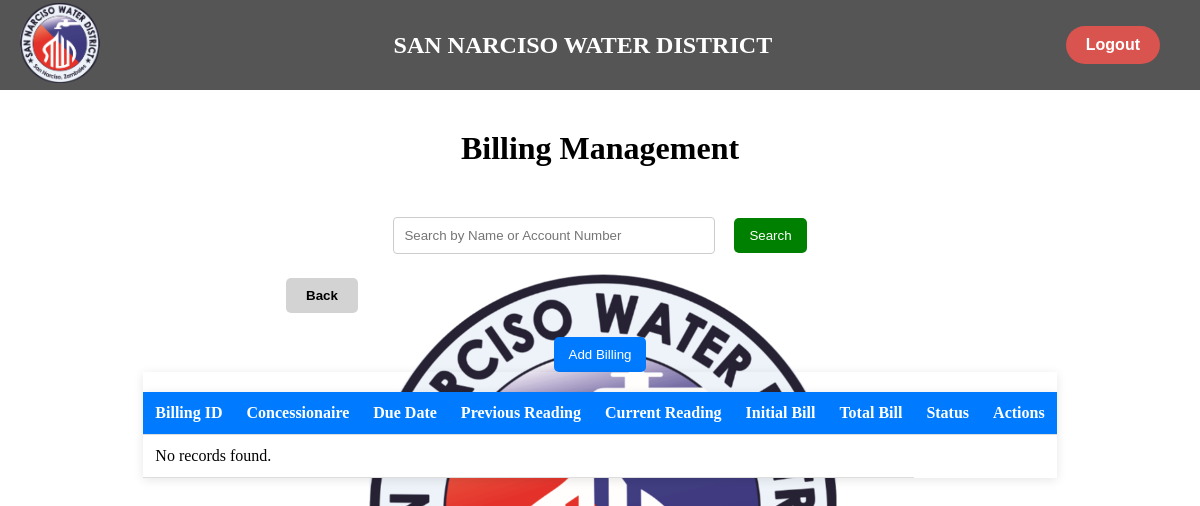
Page /billing.php (signed in) on the earlier database version.
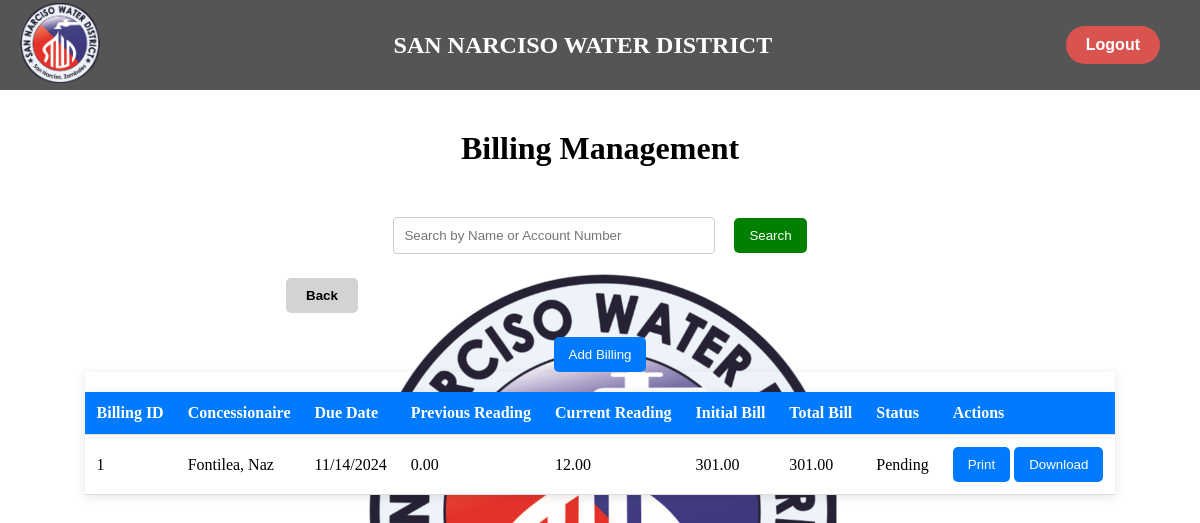
Same page on the later database version.
### tables this page shows
CREATE TABLE `billing` (
  `billing_id` int(11) NOT NULL,
  `concessionaire_id` int(11) DEFAULT NULL,
  `due_date` date NOT NULL,
  `billing_date` date NOT NULL,
  `previous_reading` decimal(10,2) NOT NULL,
  `current_reading` decimal(10,2) NOT NULL,
  `initial_bill` decimal(10,2) DEFAULT NULL,
  `payment_status` enum('Pending','Paid') DEFAULT 'Pending',
  `consumption` decimal(10,2) DEFAULT NULL,
  `senior_discount` decimal(10,2) DEFAULT NULL,
  `total_bill` decimal(10,2) DEFAULT NULL
);

CREATE TABLE `concessionaires` (
  `concessionaire_id` int(3) NOT NULL,
  `name` varchar(47) DEFAULT NULL,
  `zone_id` int(1) DEFAULT NULL,
  `account_number` varchar(10) DEFAULT NULL,
  `category` enum('Residential','Commercial A','Commercial B','Commercial C') DEFAULT NULL,
  `SC_discount` enum('yes','no') DEFAULT 'no',
  `address` varchar(255) DEFAULT NULL
);

### billing.php (the view, shortened to what this page needs)
<?php
include 'db.php';
$search_query = "";
if ($search_query) {
    $billings = $conn->query("SELECT b.*, c.name AS concessionaire_name
                              FROM billing b
                              JOIN concessionaires c ON b.concessionaire_id = c.concessionaire_id
                              WHERE c.name LIKE '%$search_query%'
                              OR c.account_number LIKE '%$search_query%'
                              ORDER BY b.billing_id DESC");
} else {
    $billings = $conn->query("SELECT b.*, c.name AS concessionaire_name
                              FROM billing b
                              JOIN concessionaires c ON b.concessionaire_id = c.concessionaire_id
                              ORDER BY b.billing_id DESC");
}
?>
    <link rel="stylesheet" href="styles.css">
</head>
<body>
    <?php include 'navbar.php'; ?>
    <h1>Billing Management</h1>
    <div class="search-container">
    <form method="POST" action="">
        <input type="text" name="search_query" placeholder="Search by Name or Account Number" value="<?php echo htmlspecialchars($search_query); ?>">
        <button type="submit" name="search">Search</button>
    </form>
    </div>
    <div class="back-button-container">
        <button class="button back-button" onclick="window.history.back();">Back</button>
    </div>
    <button id="addBillingBtn" onclick="document.getElementById('addBillingModal').style.display='block'">Add Billing</button>
    <div class="table-container">
        <table>
            <thead>
                <tr>
                    <th>Billing ID</th>
                    <th>Concessionaire</th>
                    <th>Due Date</th>
                    <th>Previous Reading</th>
                    <th>Current Reading</th>
                    <th>Initial Bill</th>
                    <th>Total Bill</th>
                    <th>Status</th>
                    <th>Actions</th>
                </tr>
            </thead>
            <tbody>
                <?php if ($billings->num_rows > 0): ?>
                    <?php while ($billing = $billings->fetch_assoc()): ?>
                        <tr>
                            <td><?php echo $billing['billing_id']; ?></td>
                            <td><?php echo $billing['concessionaire_name']; ?></td>
                            <td><?php echo date("m/d/Y", strtotime($billing['due_date'])); ?></td>
                            <td><?php echo number_format($billing['previous_reading'], 2); ?></td>
                            <td><?php echo number_format($billing['current_reading'], 2); ?></td>
                            <td><?php echo number_format($billing['initial_bill'], 2); ?></td>
                            <td><?php echo number_format($billing['total_bill'], 2); ?></td>
                            <td><?php echo $billing['payment_status']; ?></td>
                            <td>
                            <button onclick="window.open('generate_invoice.php?billing_id=<?php echo $billing['billing_id']; ?>', '_blank')">Print</button>
                                <a href="download_invoice.php?billing_id=<?php echo $billing['billing_id']; ?>" target="_blank">
                                    <button>Download</button>
                                </a>
                            </td>
                        </tr>
                    <?php endwhile; ?>
                <?php else: ?>
                    <tr>
                        <td colspan="7">No records found.</td>
                    </tr>
                <?php endif; ?>
            </tbody>
        </table>
    </div>
</body>
</html>

### navbar.php (shortened to what this page needs)
<div class="navbar">
    <a href="index.php">
        <img src="logo.png" alt="Logo" class="logo"/>
    </a>
    <div class="navbar-title">SAN NARCISO WATER DISTRICT</div>
    <button class="logout-btn" onclick="window.location.href='logout.php'">Logout</button>
</div>

### styles.css (style rules this page uses)
body { display: flex; flex-direction: column; align-items: center; justify-content: flex-start; height: 100vh; margin: 0; background-image: url('SNWD.png'); background-size: cover; background-position: center; background-repeat: no-repeat; padding-top: 100px; }
h1 { text-align: center; color: black; margin: 20px 0; padding: 10px; background-color: white; border-radius: 8px; width: 50%; }
input[type="text"] { padding: 10px; margin-right: 5px; border: 1px solid #ccc; border-radius: 5px; width: 250px; }
button { padding: 10px 15px; background-color: #007bff; color: white; border: none; border-radius: 5px; cursor: pointer; transition: background-color 0.3s; }
.button { display: inline-block; padding: 8px 12px; margin: 4px; border: none; border-radius: 4px; text-decoration: none; color: white; font-weight: bold; cursor: pointer; transition: background-color 0.3s, transform 0.2s; }
.back-button { background-color: #dc3545; }
table { width: 100%; border-collapse: collapse; margin-top: 20px; background-color: white; box-shadow: 0 2px 10px rgba(0, 0, 0, 0.1); }
th, td { padding: 12px; text-align: left; border-bottom: 1px solid #ddd; }
th { background-color: #007bff; color: white; }
.table-container { max-height: 400px; overflow-y: auto; box-shadow: 0 2px 10px rgba(0, 0, 0, 0.1); }

### billing.php (style rules this page uses)
h1 { text-align: center; color: black; margin: 20px 0; padding: 10px; background-color: white; border-radius: 8px; width: 50%; }
.back-button-container { text-align: left; width: 53%; }
.table-container { margin-bottom: 20px; }
#addBillingBtn { margin-top: 20px; }
.back-button { background-color: lightgray; color: black; border: none; padding: 10px 20px; border-radius: 5px; cursor: pointer; }
.search-container { margin: 20px 0; display: flex; justify-content: center; }
.search-container input[type="text"] { width: 300px; padding: 10px; border: 1px solid #ccc; border-radius: 4px; }
.search-container button { background-color: green; color: white; border: none; padding: 10px 15px; border-radius: 5px; cursor: pointer; margin-left: 10px; }

### navbar.php (style rules this page uses)
.navbar { width: 100%; height: 90px; background-color: #555; overflow: auto; position: fixed; top: 0; z-index: 1000; display: flex; align-items: center; padding: 0 20px; }
.logo { height: 80px; margin-left: 20px; }
.navbar-title { color: white; font-size: 24px; font-weight: bold; flex-grow: 1; text-align: center; }
.logout-btn { background-color: #d9534f; color: white; padding: 10px 20px; border: none; border-radius: 20px; font-size: 16px; font-weight: bold; text-decoration: none; margin-right: 40px; cursor: pointer; transition: background-color 0.3s; }

Differences in the rows shown:
added billing: billing_id "1", concessionaire.name "Fontilea, Naz", due_date "11/14/2024", previous_reading "0.00", current_reading "12.00", initial_bill "301.00", total_bill "301.00", payment_status "Pending"
Other differences:
text no longer shown: "No records found."
